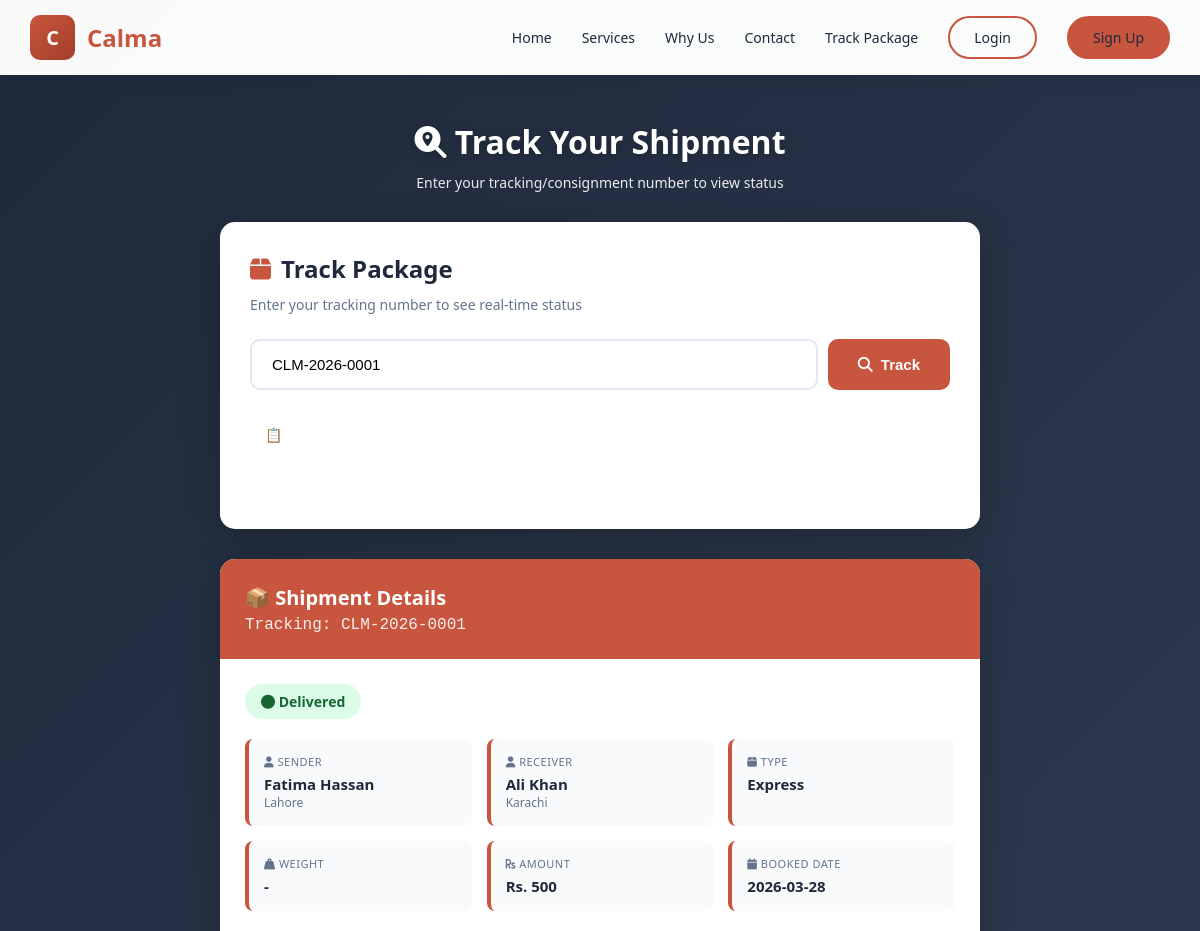
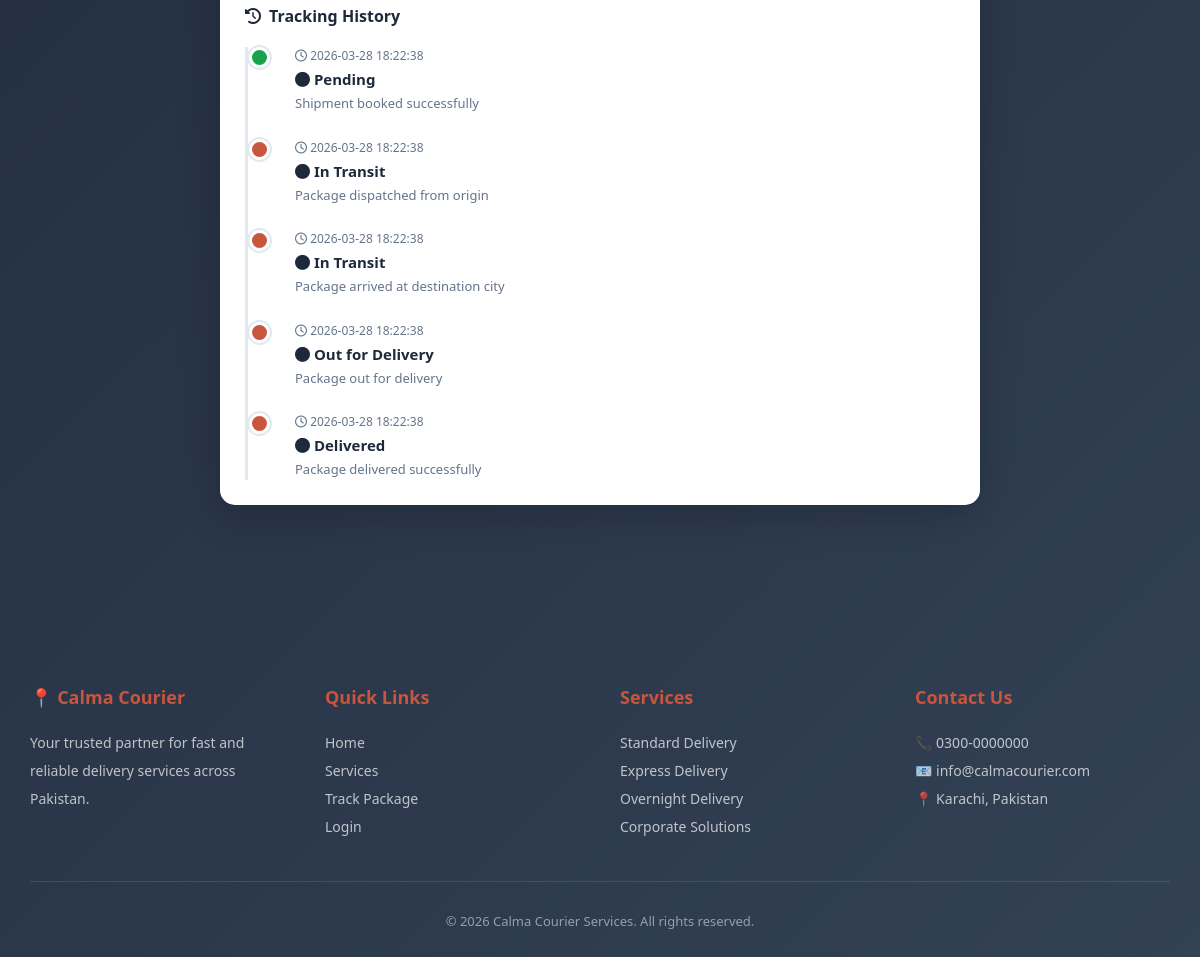
/dashboard_php/track_shipment.php?tracking_number=CLM-2026-0001, run on the app's committed database (2 pictures, top to bottom).
### tables this page shows
CREATE TABLE `shipments` (
  `id` int(11) NOT NULL,
  `user_id` int(11) NOT NULL,
  `tracking_number` varchar(50) NOT NULL,
  `sender_name` varchar(100) NOT NULL,
  `sender_phone` varchar(20) NOT NULL,
  `sender_city` varchar(50) NOT NULL,
  `sender_address` text DEFAULT NULL,
  `sender_email` varchar(100) DEFAULT NULL,
  `receiver_name` varchar(100) NOT NULL,
  `receiver_phone` varchar(20) NOT NULL,
  `receiver_city` varchar(50) NOT NULL,
  `receiver_address` text DEFAULT NULL,
  `receiver_email` varchar(100) DEFAULT NULL,
  `type` enum('Standard','Express','Overnight') DEFAULT 'Standard',
  `weight` decimal(10,2) DEFAULT NULL,
  `status` enum('Pending','In Transit','Delivered','Returned','Out for Delivery') DEFAULT 'Pending',
  `booked_date` date DEFAULT curdate(),
  `delivery_date` date DEFAULT NULL,
  `delivered_date` timestamp NULL DEFAULT NULL,
  `agent_id` int(11) DEFAULT NULL,
  `amount` decimal(10,2) DEFAULT 0.00,
  `paid_amount` decimal(10,2) DEFAULT 0.00,
  `payment_status` enum('Unpaid','Partial','Paid') DEFAULT 'Unpaid',
  `notes` text DEFAULT NULL,
  `created_by` varchar(50) DEFAULT NULL,
  `created_at` timestamp NOT NULL DEFAULT current_timestamp(),
  `updated_at` timestamp NOT NULL DEFAULT current_timestamp() ON UPDATE current_timestamp()
);

CREATE TABLE `shipment_tracking` (
  `id` int(11) NOT NULL,
  `tracking_number` varchar(50) NOT NULL,
  `status` varchar(50) NOT NULL,
  `location` varchar(100) DEFAULT NULL,
  `description` text DEFAULT NULL,
  `updated_by` varchar(50) DEFAULT NULL,
  `created_at` timestamp NOT NULL DEFAULT current_timestamp()
);

### dashboard_php/track_shipment.php (the view, shortened to what this page needs)
<?php
$connect = mysqli_connect("localhost", "root", "", "courier_management");
$tracking_number = isset($_GET['tracking_number']) ? trim($_GET['tracking_number']) : '';
$shipment = null;
$tracking_history = [];
$success = false;
if (!empty($tracking_number)) {
    $tracking_number_esc = mysqli_real_escape_string($connect, $tracking_number);
    $query = "SELECT * FROM shipments WHERE tracking_number='$tracking_number_esc'";
    $result = mysqli_query($connect, $query);
    if (mysqli_num_rows($result) > 0) {
        $shipment = mysqli_fetch_assoc($result);
        $success = true;
        $history_query = "SELECT * FROM shipment_tracking WHERE tracking_number='$tracking_number_esc' ORDER BY created_at DESC";
        $history_result = mysqli_query($connect, $history_query);
        while ($row = mysqli_fetch_assoc($history_result)) {
            $tracking_history[] = $row;
        }
    } else {
        $error = "No shipment found with tracking number: " . htmlspecialchars($tracking_number);
    }
}
$is_logged_in = isset($_SESSION['user']) && isset($_SESSION['user_type']);
$user_type = $_SESSION['user_type'] ?? '';
?>
<!DOCTYPE html>
<html lang="en">
<head>
<link rel="stylesheet" href="https://cdnjs.cloudflare.com/ajax/libs/font-awesome/6.4.0/css/all.min.css">
</head>
<body>
<nav class="navbar">
    <div class="nav-container">
        <a href="home.php" class="logo">
            <div class="logo-icon">C</div>
            Calma
        </a>
        <div class="nav-links" id="navLinks">
            <a href="home.php">Home</a>
            <a href="home.php#services">Services</a>
            <a href="home.php#features">Why Us</a>
            <a href="home.php#contact">Contact</a>
            <a href="track_shipment.php">Track Package</a>
            <?php if ($is_logged_in): ?>
                <?php if ($user_type === 'user'): ?>
                    <a href="my_shipments.php" class="nav-btn nav-btn-primary">My Shipments</a>
                    <a href="logout.php" class="nav-btn nav-btn-outline">Logout</a>
                <?php else: ?>
                    <a href="index.php" class="nav-btn nav-btn-primary">Dashboard</a>
                    <a href="logout.php" class="nav-btn nav-btn-outline">Logout</a>
                <?php endif; ?>
            <?php else: ?>
                <a href="login.php" class="nav-btn nav-btn-outline">Login</a>
                <a href="register.php" class="nav-btn nav-btn-primary">Sign Up</a>
            <?php endif; ?>
        </div>
    </div>
</nav>
<div class="track-container">
    <div class="track-header">
        <h1><i class="fas fa-search-location"></i> Track Your Shipment</h1>
        <p>Enter your tracking/consignment number to view status</p>
    </div>
    <div class="track-form">
        <h2><i class="fas fa-box"></i> Track Package</h2>
        <p class="subtitle">Enter your tracking number to see real-time status</p>
        <form method="GET" class="search-box">
            <input type="text" name="tracking_number" placeholder="Enter Tracking Number (e.g., CLM-2026-0001)"
                   value="<?php echo htmlspecialchars($tracking_number); ?>" required autofocus>
            <button type="submit">
                <i class="fas fa-search"></i>
                Track
            </button>
        </form>
        <?php
        $sample_result = mysqli_query($connect, "SELECT tracking_number FROM shipments LIMIT 3");
        if (mysqli_num_rows($sample_result) > 0):
        ?>
        <div class="sample-tracking">
            <h4>📋 Sample Tracking Numbers:</h4>
            <div class="samples">
                <?php while ($sample = mysqli_fetch_assoc($sample_result)): ?>
                    <a href="?tracking_number=<?php echo urlencode($sample['tracking_number']); ?>" class="sample-btn">
                    </a>
                <?php endwhile; ?>
            </div>
        </div>
        <?php endif; ?>
    </div>
    <?php if ($success && $shipment): ?>
    <div class="result-card">
        <div class="result-header">
            <h3>📦 Shipment Details</h3>
            <div class="tracking-num">Tracking: <?php echo htmlspecialchars($shipment['tracking_number']); ?></div>
        </div>
        <div class="result-body">
            <?php
            $status_class = 'status-pending';
            if ($shipment['status'] === 'Delivered') $status_class = 'status-delivered';
            elseif ($shipment['status'] === 'In Transit' || $shipment['status'] === 'Out for Delivery') $status_class = 'status-transit';
            elseif ($shipment['status'] === 'Returned') $status_class = 'status-returned';
            ?>
            <span class="status-badge <?php echo $status_class; ?>">
                <i class="fas fa-circle"></i> <?php echo htmlspecialchars($shipment['status']); ?>
            </span>
            <div class="info-grid">
                <div class="info-box">
                    <label><i class="fas fa-user"></i> Sender</label>
                    <div class="value"><?php echo htmlspecialchars($shipment['sender_name']); ?></div>
                    <div style="font-size:12px;color:var(--muted);"><?php echo htmlspecialchars($shipment['sender_city']); ?></div>
                </div>
                <div class="info-box">
                    <label><i class="fas fa-user"></i> Receiver</label>
                    <div class="value"><?php echo htmlspecialchars($shipment['receiver_name']); ?></div>
                    <div style="font-size:12px;color:var(--muted);"><?php echo htmlspecialchars($shipment['receiver_city']); ?></div>
                </div>
                <div class="info-box">
                    <label><i class="fas fa-box"></i> Type</label>
                    <div class="value"><?php echo htmlspecialchars($shipment['type']); ?></div>
                </div>
                <div class="info-box">
                    <label><i class="fas fa-weight-hanging"></i> Weight</label>
                    <div class="value"><?php echo $shipment['weight'] ? $shipment['weight'].' kg' : '-'; ?></div>
                </div>
                <div class="info-box">
                    <label><i class="fas fa-rupee-sign"></i> Amount</label>
                    <div class="value">Rs. <?php echo number_format($shipment['amount']); ?></div>
                </div>
                <div class="info-box">
                    <label><i class="fas fa-calendar"></i> Booked Date</label>
                    <div class="value"><?php echo $shipment['booked_date']; ?></div>
                </div>
            </div>
            <div class="timeline">
                <h4><i class="fas fa-history"></i> Tracking History</h4>
                <div class="timeline-items">
                    <?php foreach ($tracking_history as $index => $history): ?>
                    <div class="timeline-item <?php echo $index === 0 ? 'completed' : ''; ?>">
                        <div class="timeline-date">
                            <i class="far fa-clock"></i> <?php echo $history['created_at'] ?? 'N/A'; ?>
                        </div>
                        <div class="timeline-status">
                            <i class="fas fa-circle"></i> <?php echo htmlspecialchars($history['status']); ?>
                        </div>
                        <div class="timeline-desc">
                            <?php echo htmlspecialchars($history['description']); ?>
                        </div>
                    </div>
                    <?php endforeach; ?>
                </div>
            </div>
        </div>
    </div>
    <?php endif; ?>
</div>
<footer class="footer" id="contact">
    <div class="footer-content">
        <div class="footer-section">
            <h4>📍 Calma Courier</h4>
            <p>Your trusted partner for fast and reliable delivery services across Pakistan.</p>
        </div>
        <div class="footer-section">
            <h4>Quick Links</h4>
            <a href="home.php">Home</a>
            <a href="home.php#services">Services</a>
            <a href="track_shipment.php">Track Package</a>
            <a href="login.php">Login</a>
        </div>
        <div class="footer-section">
            <h4>Services</h4>
            <a href="home.php#services">Standard Delivery</a>
            <a href="home.php#services">Express Delivery</a>
            <a href="home.php#services">Overnight Delivery</a>
            <a href="home.php#services">Corporate Solutions</a>
        </div>
        <div class="footer-section">
            <h4>Contact Us</h4>
            <p>📞 0300-0000000</p>
            <p>📧 info@calmacourier.com</p>
            <p>📍 Karachi, Pakistan</p>
        </div>
    </div>
    <div class="footer-bottom">
        <p>&copy; <?php echo date('Y'); ?> Calma Courier Services. All rights reserved.</p>
    </div>
</footer>
</body>
</html>

### data on the page
shipments: tracking_number "CLM-2026-0001", status "Delivered", sender_name "Fatima Hassan", sender_city "Lahore", receiver_name "Ali Khan", receiver_city "Karachi", type "Express", amount "500", booked_date "2026-03-28"
shipment_tracking: created_at "2026-03-28 18:22:38", status "Pending", description "Shipment booked successfully"
shipment_tracking: created_at "2026-03-28 18:22:38", status "In Transit", description "Package dispatched from origin"
shipment_tracking: created_at "2026-03-28 18:22:38", status "In Transit", description "Package arrived at destination city"
shipment_tracking: created_at "2026-03-28 18:22:38", status "Out for Delivery", description "Package out for delivery"
shipment_tracking: created_at "2026-03-28 18:22:38", status "Delivered", description "Package delivered successfully"
